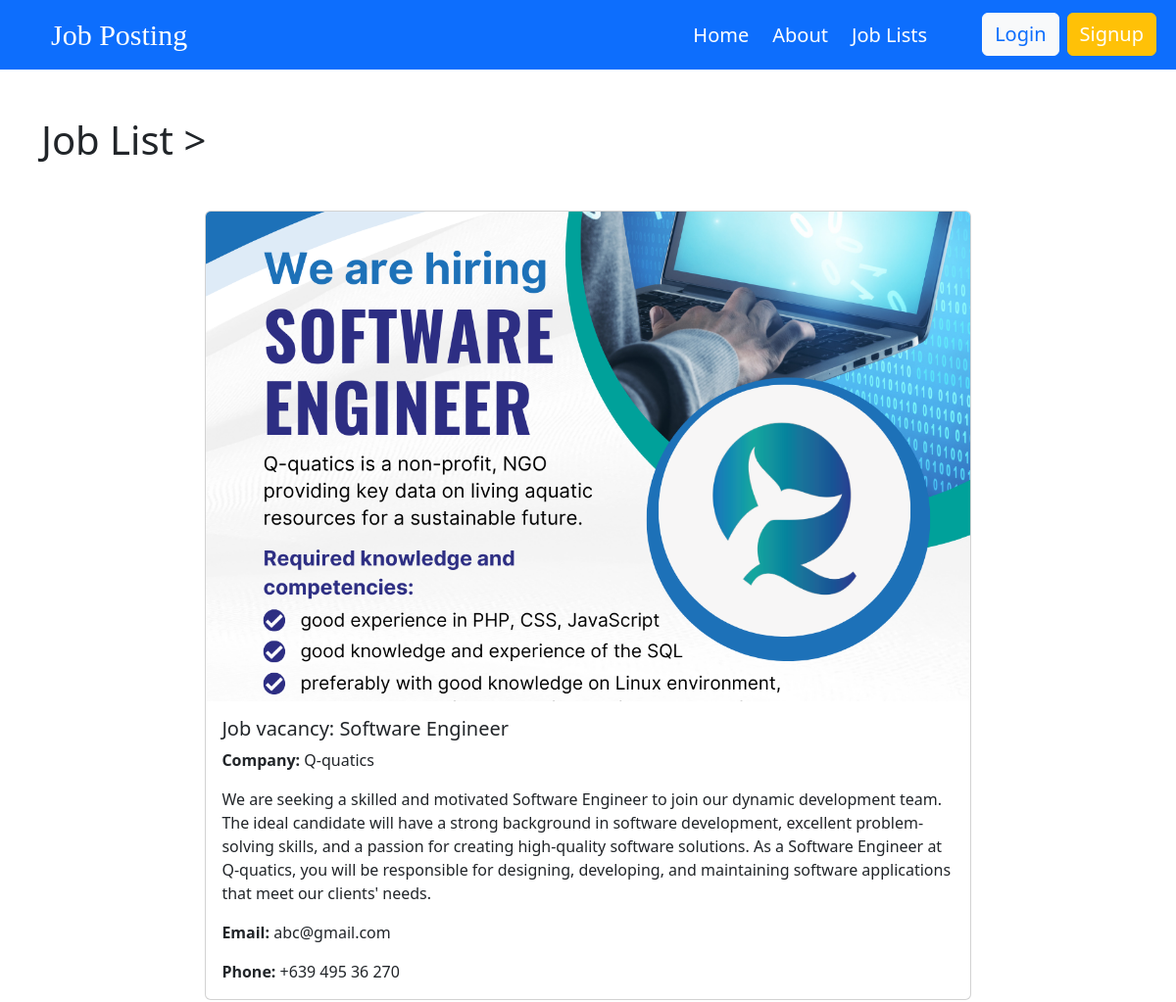
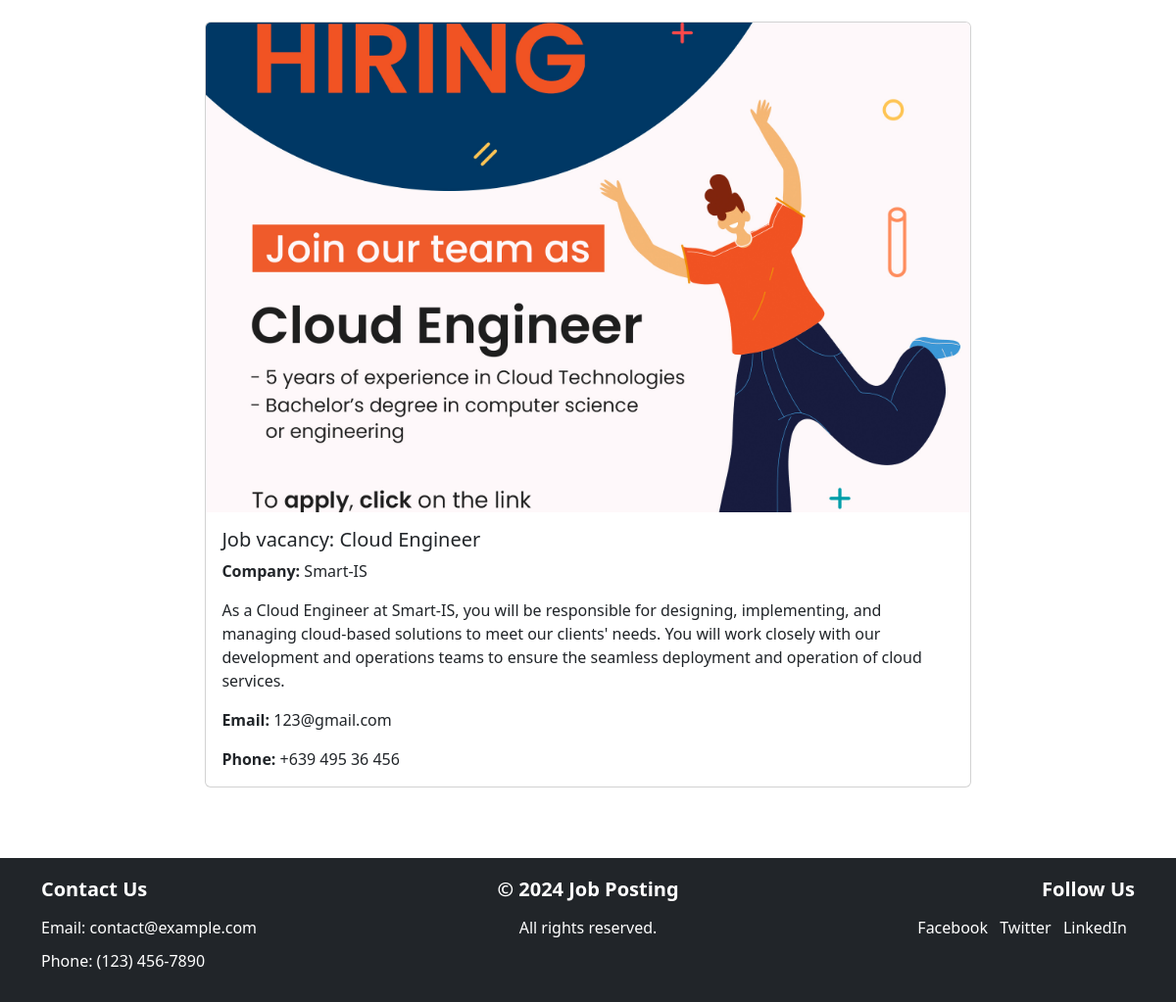
The app's page /joblist.php with its own data (2 pictures, top to bottom).
### tables this page shows
CREATE TABLE `jobs` (
  `id` int(11) NOT NULL,
  `job_title` varchar(255) NOT NULL,
  `image` varchar(255) NOT NULL,
  `company_name` varchar(255) NOT NULL,
  `job_description` text NOT NULL,
  `work_email` varchar(255) NOT NULL,
  `phone_number` varchar(15) NOT NULL,
  `created_at` timestamp NOT NULL DEFAULT current_timestamp(),
  `user_id` int(11) NOT NULL
);

### joblist.php (the view, shortened to what this page needs)
<?php
require_once 'db.php';
$query = "SELECT * FROM jobs";
$result = mysqli_query($con, $query);
?>
<!DOCTYPE html>
<html lang="en">
<head>
    <link href="https://cdn.jsdelivr.net/npm/bootstrap@5.3.3/dist/css/bootstrap.min.css" rel="stylesheet">
</head>
<body>
    <nav class="navbar navbar-expand-lg bg-primary" data-bs-theme="dark" style="width: 100%;">
        <div class="container-fluid">
            <a class="navbar-brand text-white job" href="#">Job Posting</a>
            <div class="collapse navbar-collapse" id="navbarNav">
                <ul class="navbar-nav ms-auto">
                    <li class="nav-item">
                        <a class="nav-link text-white me-2" href="index.php">Home</a>
                    </li>
                    <li class="nav-item">
                        <a class="nav-link text-white me-2" href="about.php">About</a>
                    </li>
                    <li class="nav-item">
                        <a class="nav-link text-white me-5" href="joblist.php">Job Lists</a>
                    </li>
                    <li class="nav-item">
                        <a class="btn btn-light text-primary me-2" href="#" data-bs-toggle="modal" data-bs-target="#loginModal">Login</a>
                    </li>
                    <li class="nav-item">
                        <a class="btn btn-warning text-white me-2" href="#" data-bs-toggle="modal" data-bs-target="#registerModal">Signup</a>
                    </li>
                </ul>
            </div>
        </div>
    </nav>
    <div class="container my-5">
    <h1 class="mb-5">Job List ></h1>
        <div class="row">
            <?php while ($row = mysqli_fetch_assoc($result)) {
                $job_thumb = "uploads/default_thumbnail.png";
                if (!empty($row['image'])) {
                    $job_thumb = htmlspecialchars($row['image'], ENT_QUOTES, 'UTF-8');
                }
                echo <<<JOBDATA
                    <div class="col-md-12 d-flex justify-content-center mb-4">
                        <div class="card card-custom">
                            <img src="$job_thumb" class="card-img-top" alt="Job Image">
                            <div class="card-body">
                                <h5 class="card-title">{$row['job_title']}</h5>
                                <p class="card-text"><strong>Company:</strong> {$row['company_name']}</p>
                                <p class="card-text">{$row['job_description']}</p>
                                <p class="card-text"><strong>Email:</strong> {$row['work_email']}</p>
                                <p class="card-text"><strong>Phone:</strong> {$row['phone_number']}</p>
                            </div>
                        </div>
                    </div>
                    JOBDATA;
            } ?>
        </div>
    </div>
    <footer class="footer bg-dark text-white">
        <div class="container">
            <div class="row">
                <div class="col-md-4">
                    <h5>Contact Us</h5>
                    <p>Email: contact@example.com</p>
                    <p>Phone: (123) 456-7890</p>
                </div>
                <div class="col-md-4 text-center">
                    <h5>&copy; 2024 Job Posting</h5>
                    <p>All rights reserved.</p>
                </div>
                <div class="col-md-4 text-end">
                    <h5>Follow Us</h5>
                    <a href="#" class="text-white me-2">Facebook</a>
                    <a href="#" class="text-white me-2">Twitter</a>
                    <a href="#" class="text-white me-2">LinkedIn</a>
                </div>
            </div>
        </div>
    </footer>
</body>
</html>

### joblist.php (style rules this page uses)
.navbar { position: sticky; top: 0; z-index: 1000; width: 100%; }
.job { font-size: 30px; font-family: Georgia, 'Times New Roman', Times, serif; margin-left: 40px; }
.nav-item a { font-size: 20px; font-family: 'Segoe UI', Tahoma, Geneva, Verdana, sans-serif; }
.card { margin-bottom: 20px; }
.card-custom { width: 70%; margin: 0 auto; }
.card-img-top { height: 500px; object-fit: cover; }
.footer { padding: 20px 0; background-color: #343a40; color: #ffffff; }
.footer h5 { margin-bottom: 15px; font-weight: bold; }
.footer p { margin-bottom: 10px; }
.footer a { text-decoration: none; }

### records on screen
jobs: image (picture), job_title "Job vacancy: Software Engineer", company_name "Q-quatics", job_description "We are seeking a skilled and motivated Software Engineer to join our dynamic development team. The ideal candidate will have a strong background in software development, excellent problem-solving skills, and a passion for creating high-quality software solutions. As a Software Engineer at Q-quatics, you will be responsible for designing, developing, and maintaining software applications that meet our clients' needs.", work_email "abc@gmail.com", phone_number "+639 495 36 270"
jobs: image (picture), job_title "Job vacancy: Cloud Engineer", company_name "Smart-IS", job_description "As a Cloud Engineer at Smart-IS, you will be responsible for designing, implementing, and managing cloud-based solutions to meet our clients' needs. You will work closely with our development and operations teams to ensure the seamless deployment and operation of cloud services.", work_email "123@gmail.com", phone_number "+639 495 36 456"
